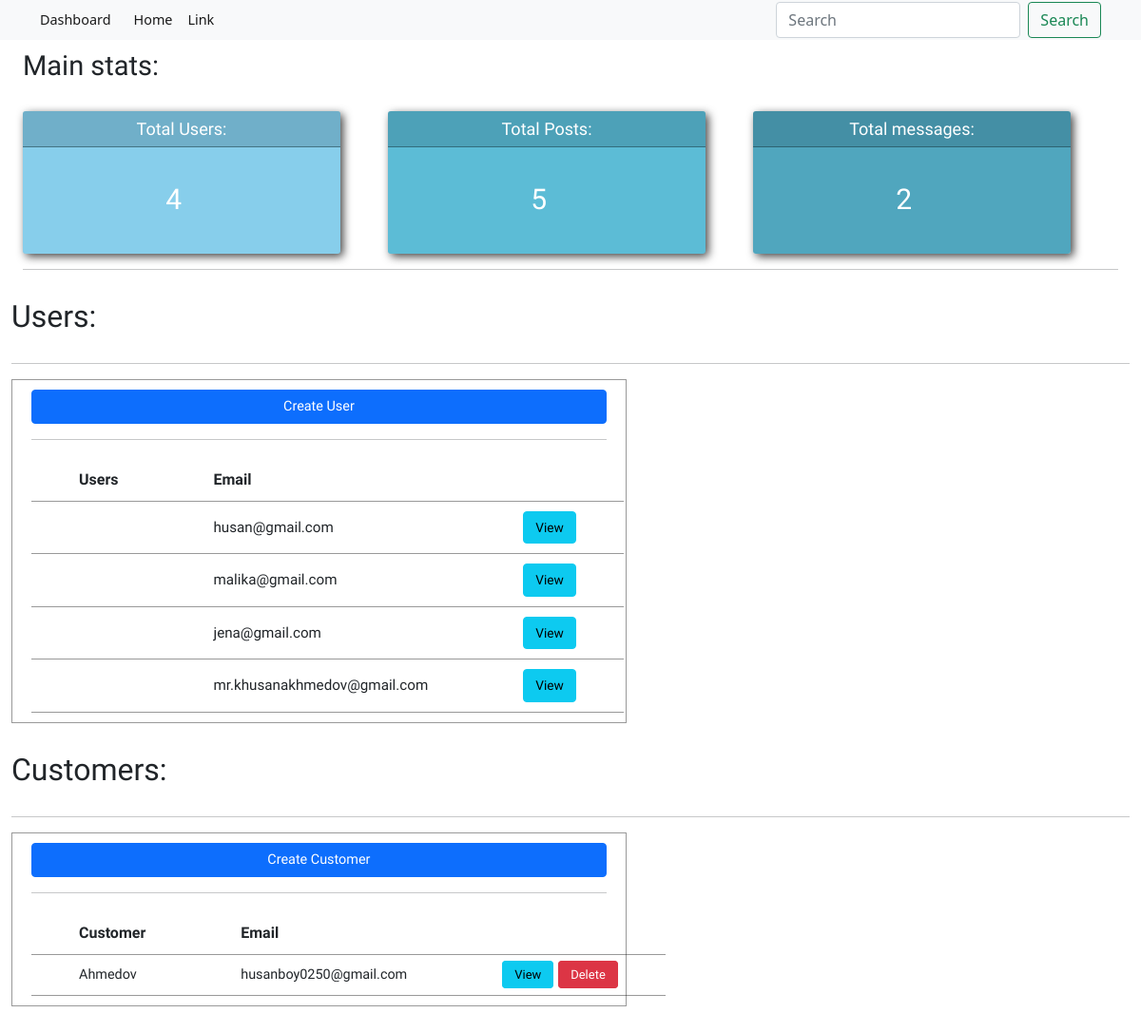
Before: /dashboard/ with the older database file.
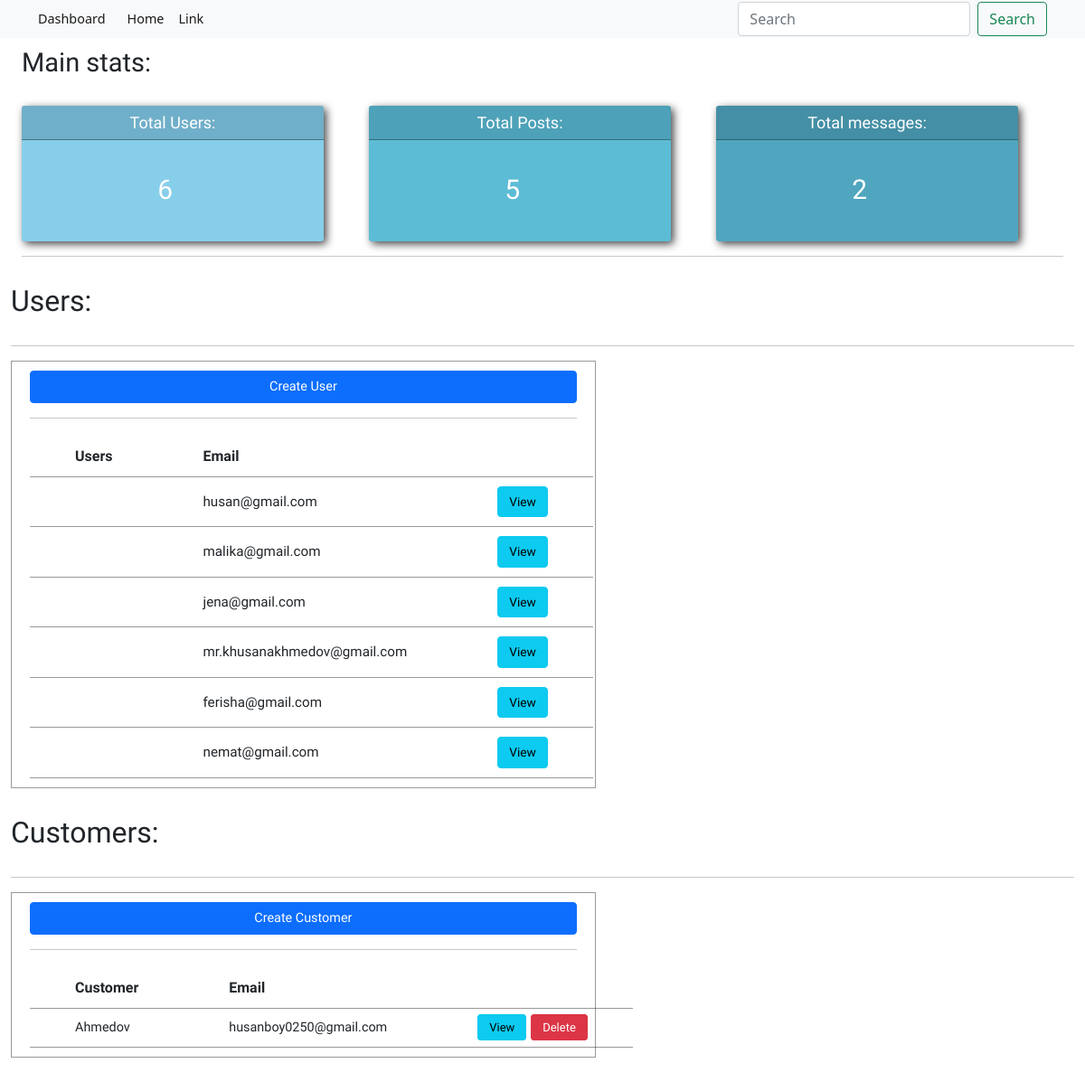
After: the same page with the newer database file.
### apps/portfolio/models.py (models this page shows)
class User(AbstractUser):
    is_organiser = models.BooleanField(default=False)
    is_agent = models.BooleanField(default=False)
    username = None
    email = models.EmailField(unique=True)
    USERNAME_FIELD = 'email'
    REQUIRED_FIELDS = []

### apps/dashboard/views.py (the view)
# urls.py: path("", views.dashboard, name='dashboard_home')
def dashboard(request):
	users = Users.objects.count()
	posts = Post.objects.count()
	contact = Contact.objects.count()
	all_users = Users.objects.all()
	context = {
		"users": users,
	 	"posts": posts,
	  	"contact": contact,
	  	"all_users": all_users
	}
	return render(request, 'dashboard/pages/dashboard.html', context)

### templates/dashboard/pages/dashboard.html
{% extends 'dashboard/pages/base.html' %}
{% load static %}
{% block content %}
<link rel="stylesheet" href="{% static 'css/dashboard.css' %}">
<div class="container">
    <div class="heading">
        <h1>Main stats:</h1>
    </div>
    <div class="main-stats">
        <div class="stats">
            <p>Total Users:</p>
            <h1>{{ users }}</h1>
        </div>
        <div class="stats">
            <p>Total Posts:</p>
            <h1>{{ posts }}</h1>
        </div>
        <div class="stats">
            <p>Total messages:</p>
            <h1>{{ contact }}</h1>
        </div>
    </div>
    <hr>
</div>
<section class="users">
    <h2>Users:</h2>
    <hr>
    <div class="users_section">
        <a class="btn btn-primary" href="#">Create User</a>
        <table>
            <tr class="bordered">
                <th>Users</th>
                <th>Email</th>
                <th></th>
                <hr>
            </tr>
            {% for all in all_users %}
            <tr>
                <td>{{ all.first_name }}</td>
                <td>{{ all.email }}</td>
                <td><a class="btn btn-info" href="#">View</a></td>
            </tr>
            {% endfor %}
        </table>
    </div>
</section>
<section class="customers">
    <h2>Customers:</h2>
    <hr>
    <div class="customers_section">
        <a class="btn btn-primary" href="#">Create Customer</a>
        <table>
            <tr class="bordered">
                <th>Customer</th>
                <th>Email</th>
                <th></th>
                <hr>
            </tr>
            <tr>
                <td>Ahmedov</td>
                <td>husanboy0250@gmail.com</td>
                <td><a style="display: inline; margin-right: 5px;" class="btn btn-info" href="#">View</a><a style="display: inline;" class="btn btn-danger" href="#">Delete</a></td>
            </tr>
        </table>
    </div>
</section>
{% endblock content %}

Changed rows visible on the page:
added User: email "ferisha@gmail.com"
added User: email "nemat@gmail.com"
Other visible differences:
{{ users }}: "4" → "6"
